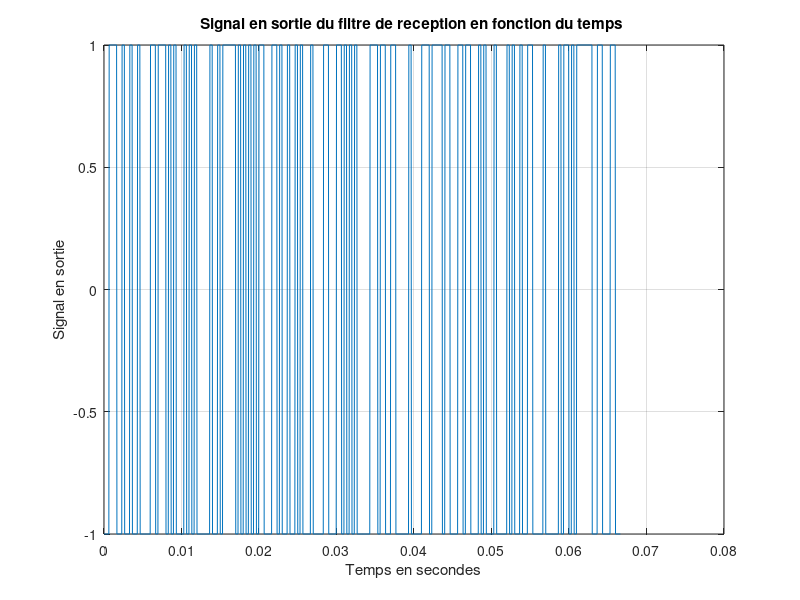
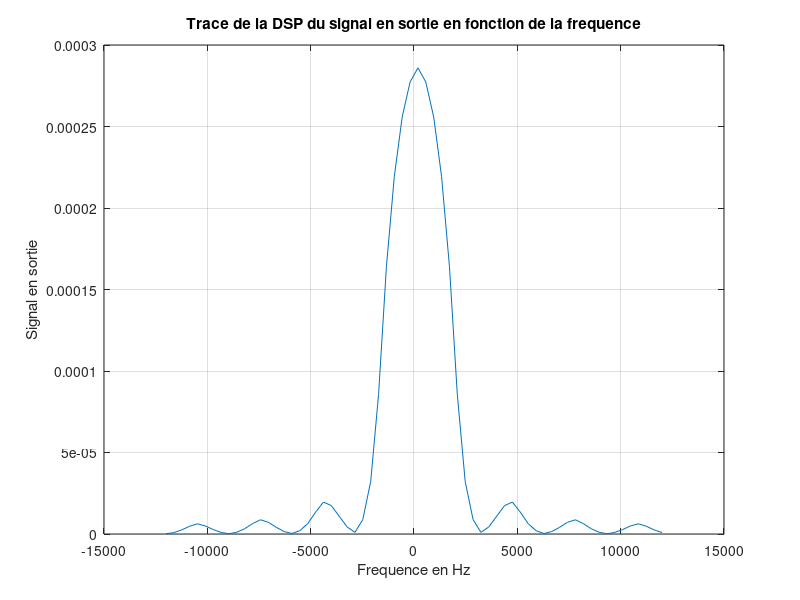
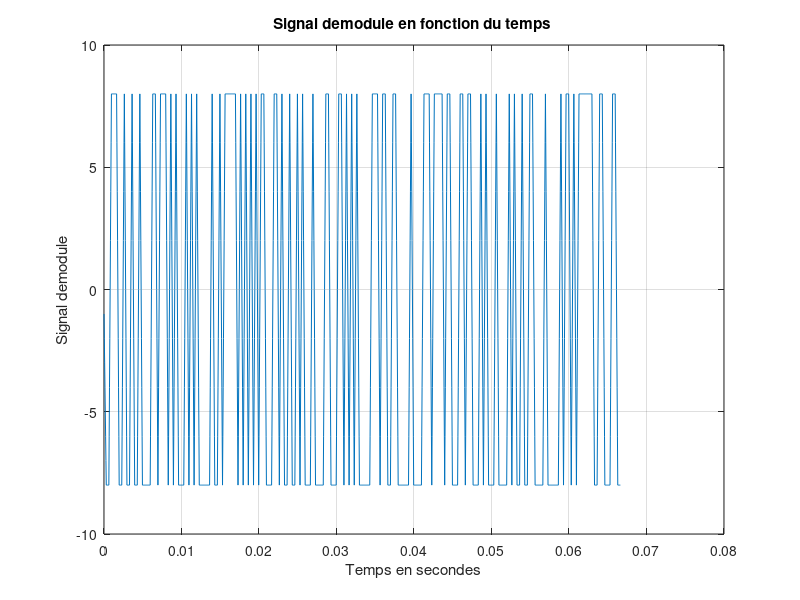
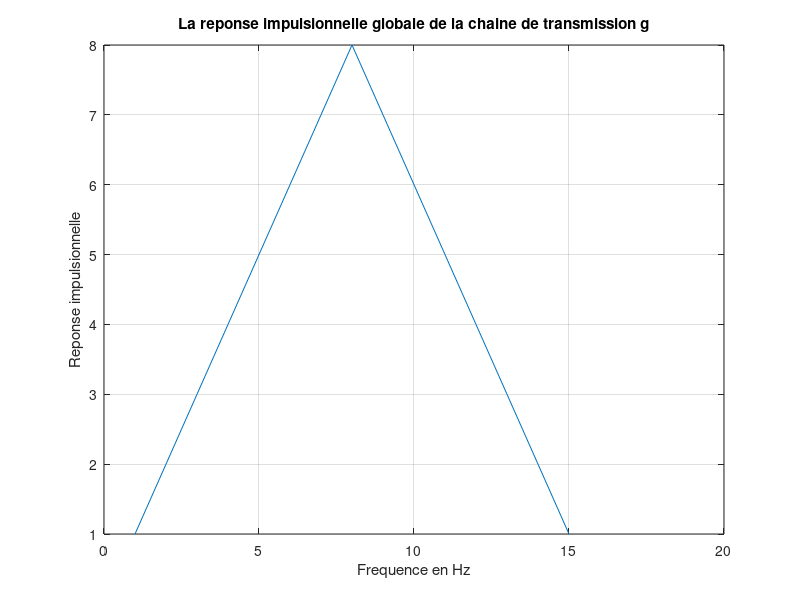

These figures' MATLAB source, in order: (Note: this script raises an error after producing the figures.)
                             %% Etude de transmissions en bande de base %%


clear;
close all;
clc;

% Decclarations des constantes
nb_bits = 200;
Fe = 24000;
Rb = 3000;
Tb = 1/Rb;
Te = 1/Fe;
ord_m1 = 2;
ord_m2 = 4;

                                                             %% Séquence 2 %%    
                                  %% Etude des interferences entre symbole et du critere e Nyquist %%

%% 
%~~~~~~~~~~~~~~~~~~~~~~~~~~~~~~~~~~~~~~~~~~~~~ 4.2 Etude sans canal de propagation ~~~~~~~~~~~~~~~~~~~~~~~~~~~~~~~~~~~~~~~~~~~~%

    % Implantation du bloc modulateur et demodulateur

% Generation des bits   
bits = randi([0,1],1,200);

%Mapping
Symboles = 2*bits-1;
Ns = Fe/Rb;
h = ones(1,Ns);

% Surechantillonage
Suite_diracs = kron(Symboles,[1 zeros(1,Ns-1)]);

%Suite_diracs = Suite_diracs(:,1);
% Filtrage
x = filter(h,1,Suite_diracs);

% Tracé du signal en sortie du filtre de reception 
figure(1);
plot((0:Te:length(x)*Te-Te),x); grid on;
xlabel("Temps en secondes");
ylabel("Signal en sortie");
title("Signal en sortie du filtre de reception en fonction du temps ");

% Calcul de la DSP
DSP = pwelch(x, [], [], [], Fe, 'twosided');
figure(2);
plot(linspace(-Fe/2,Fe/2,length(DSP)),fftshift(abs(DSP))); grid on;
xlabel("Frequence en Hz");
ylabel("Signal en sortie");
title(" Trace de la DSP du signal en sortie en fonction de la frequence ");

% Demodulateur
signal_filtre = filter(h,1,x);
figure(3);
plot((0:Te:length(signal_filtre)*Te-Te),signal_filtre); grid on;
xlabel("Temps en secondes");
ylabel("Signal demodule");
title("Signal demodule en fonction du temps ");


% Réponse impulsionnelle globale de la chaine de transmission g
g = conv(h,h);
figure(4);
plot(g); grid on;
xlabel("Frequence en Hz");
ylabel("Reponse impulsionnelle");
title("La reponse impulsionnelle globale de la chaine de transmission g");

% Diagramme de l'oeil
figure(5);
plot(reshape(signal_filtre(Ns+1:end),Ns,length(signal_filtre(Ns+1:end))/Ns));grid on;
xlabel("Temps");
ylabel("Amplitude du signal");
title("Diagramme de l'oeil");



% Echantillonnage du signal en sortie du filtre de reception
n0 = 8;
signal_echant = signal_filtre(Ns:n0+Ns:end);

% Detecteur a seuil
symboles_decides = sign(signal_echant);

% TEB
bits_decides = (symboles_decides + 1)/2;
TEB = length(find(bits_decides ~= bits));

% Echantillonnage du signal en sortie du filtre de réception avec n0
n0_1 = 3;
signal_echant_2 = signal_filtre(Ns:n0_1+Ns:end);

%~~~~~~~~~~~~~~~~~~~~~~~~~~~~~~~~~~~~~~~~~~~~~~~~~~~~~~~~~~~~~~~~~~~~~~~~~~~~~~~~~~~~~~~~~~~~~~~~~~~~~~~~~~~~~~~~~~~~~~~~~~~~~~~~~~~~~~%


%%

%%%%%%%%%%%%%%%%%%%%%%%%%%%%%%%%%%%%%%%%%%% 4.3 Etude avec canal de propagation sans bruit %%%%%%%%%%%%%%%%%%%%%%%%%%%%%%%%%%%%%%%%%

% Filtre passe-bas
hc = (2*fc/Fe)*sinc(2*(fc/Fe)*[-(N-1)/2:(N-1)/2]);



